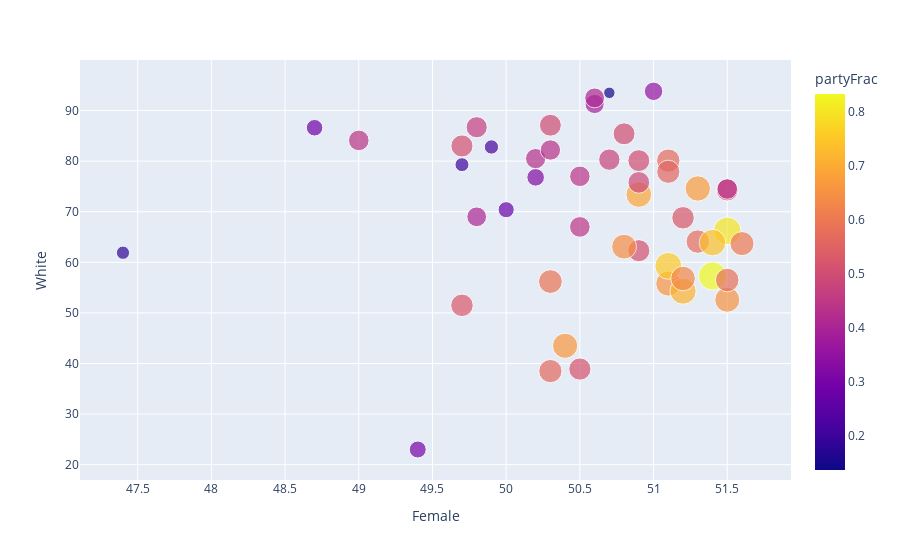

Notebook code for this chart:
### Code cell
#Pengangguran Vs White
fig = px.scatter(Hill, x="Female", y="White", color="partyFrac",
                 size='partyFrac')
fig.show()
